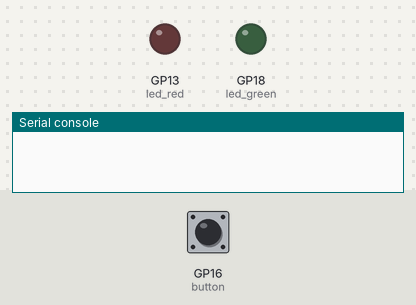
The program below on a simulated Raspberry Pi Pico running CircuitPython. On the bench: output pins drawn as LEDs (lit = HIGH), the last lines printed to the serial console. Dashed ring = blinking. Inputs (shaded band) come from the test bench; at power-on: GP16 (button) HIGH.

Above: at 1.2 s.
1.3 s: GP16 (button) pulled LOW for 0.15 s
At 1.6 s:
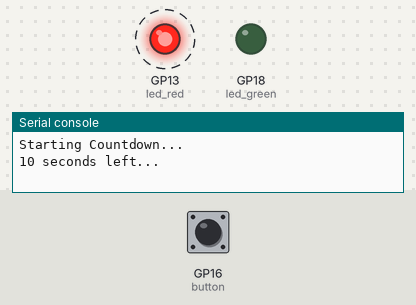
4.4 s: GP16 (button) pulled LOW for 1 s
At 5.5 s:
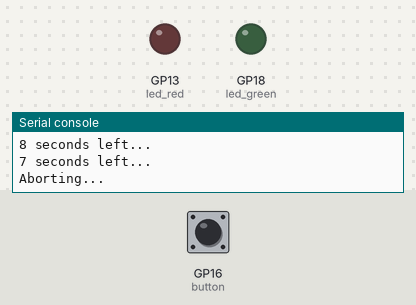
Timing chart, 0 to 7.4 s (numbered marks = the images above; inputs shaded):
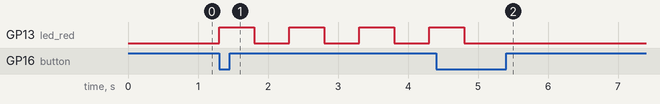

Measured:
- after the input at 1.3 s, GP13 (led_red): alternates HIGH for 0.50 s and LOW for 0.50 s, starting at once
- after the input at 4.4 s, GP13 (led_red): goes on until 4.8 s, then stays LOW; GP18 (led_green): stays LOW (without the input it goes to HIGH after 6.9 s)

The program:

launch_pad_pt3.py
```python
# Paul Schakel
# Launch Pad part 3

import board
import time
import digitalio

# Initialize variables for LEDs
led_red = digitalio.DigitalInOut(board.GP13)
led_green = digitalio.DigitalInOut(board.GP18)
led_red.direction = digitalio.Direction.OUTPUT
led_green.direction = digitalio.Direction.OUTPUT

# Initialize variables for button
button = digitalio.DigitalInOut(board.GP16)
button.direction = digitalio.Direction.INPUT
button.pull = digitalio.Pull.UP
button_prev = button.value

def countdown(x): # count down from x to 0 while blinking LED
    print("Starting Countdown...")
    while x > 0:
        print(f"{x} seconds left...")
        x -= 1

        # Turn LED on and off
        led_red.value = True
        time.sleep(.5)
        led_red.value = False
        time.sleep(.5)
        if button.value: # debouncing for button
            button_prev = button.value
        if not button.value and button_prev: # abort countdown
            print("Aborting...")
            led_red.value = False
            led_green.value = False
            button_prev = button.value
            return
    led_green.value = True
    print("Liftoff!")

while True:
    if button.value: # debouncing button
        button_prev = button.value
    if not button.value and button_prev: # start countdown
        led_green.value = False
        button_prev = button.value
        countdown(10)
```
